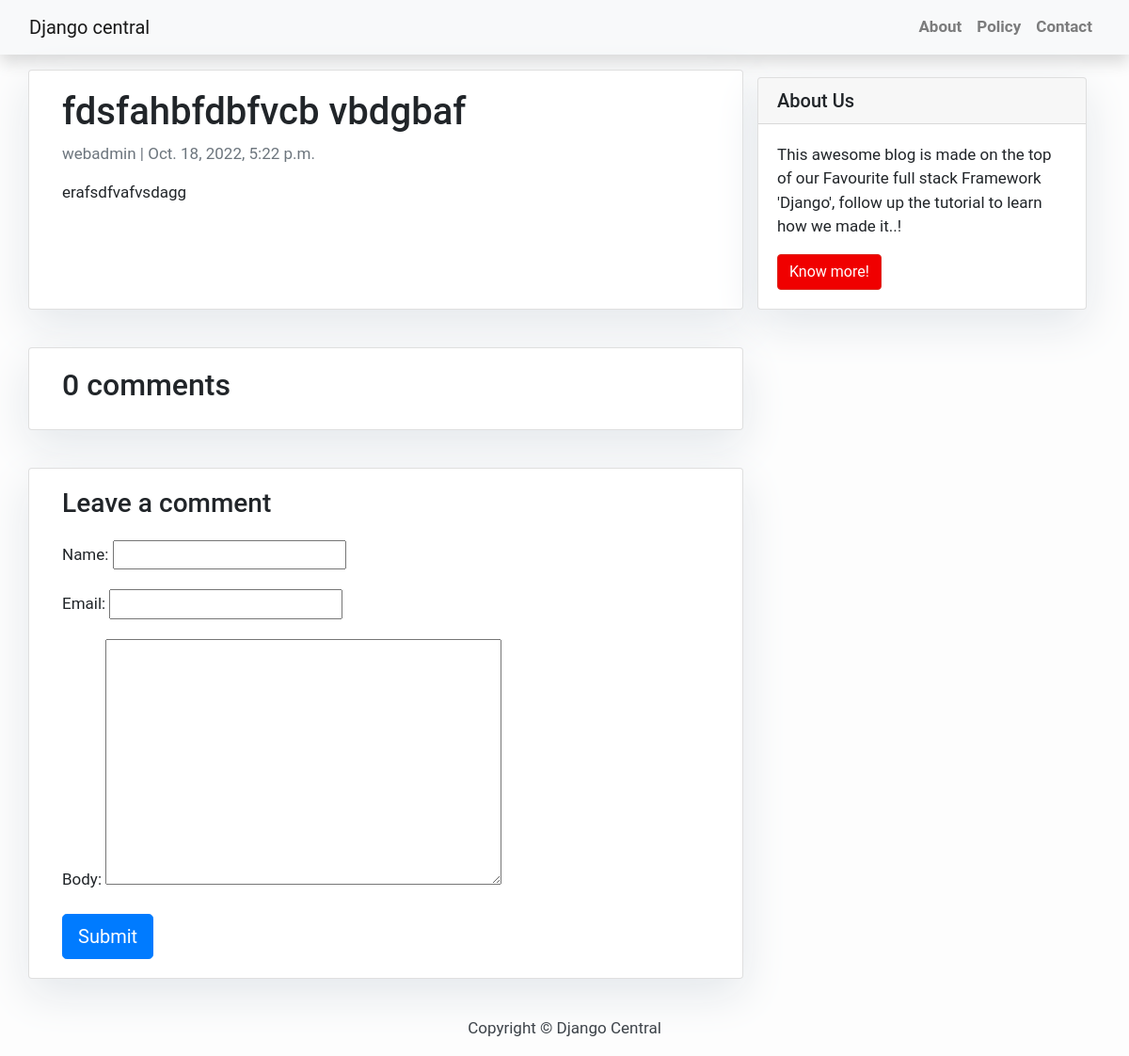
/fdsfahbfdbfvcb-vbdgbaf/, run on the app's committed database.
### blog/models.py (models this page shows, shortened)
class Post(models.Model):
    title = models.CharField(max_length=200, unique=True)
    slug = models.SlugField(max_length=200, unique=True)
    author = models.ForeignKey(User, on_delete= models.CASCADE,related_name='blog_posts')
    updated_on = models.DateTimeField(auto_now= True)
    content = models.TextField()
    created_on = models.DateTimeField(auto_now_add=True)
    status = models.IntegerField(choices=STATUS, default=0)
    class Meta:
        ordering = ['-created_on']

### blog/views.py (the view)
# urls.py: path('<slug:slug>/', views.post_detail, name='post_detail'),
def post_detail(request, slug):
    template_name = "post_detail.html"
    post = get_object_or_404(Post, slug=slug)
    comments = post.comments.filter(active=True).order_by("-created_on")
    new_comment = None
    if request.method == "POST":
        comment_form = CommentForm(data=request.POST)
        if comment_form.is_valid():
            new_comment = comment_form.save(commit=False)
            new_comment.post = post
            new_comment.save()
    else:
        comment_form = CommentForm()
    return render(
        request,
        template_name,
        {
            "post": post,
            "comments": comments,
            "new_comment": new_comment,
            "comment_form": comment_form,
        },
    )

### blog/forms.py
class CommentForm(forms.ModelForm):
    class Meta:
        model = Comment
        fields = ('name', 'email', 'body')

### templates/post_detail.html (shortened to what this page needs)
{% extends 'base.html' %} {% block content %}
<div class="container">
  <div class="row">
    <div class="col-md-8 card mb-4  mt-3 left  top">
      <div class="card-body">
        <h1>{% block title %} {{ post.title }} {% endblock title %}</h1>
        <p class=" text-muted">{{ post.author }} | {{ post.created_on }}</p>
        <p class="card-text ">{{ post.content | safe }}</p>
      </div>
    </div>
    {% block sidebar %} {% include 'sidebar.html' %} {% endblock sidebar %}
    <div class="col-md-8 card mb-4  mt-3 ">
      <div class="card-body">
        <h2>{{ comments.count }} comments</h2>
      </div>
    </div>
    <div class="col-md-8 card mb-4  mt-3 ">
      <div class="card-body">
        {% if new_comment %}
        <div class="alert alert-success" role="alert">
          Your comment is awaiting moderation
        </div>
        {% else %}
        <h3>Leave a comment</h3>
        <form method="post" style="margin-top: 1.3em;">
          {{ comment_form.as_p }}
          <button type="submit" class="btn btn-primary  btn-lg">Submit</button>
        </form>
        {% endif %}
      </div>
    </div>
  </div>
</div>
{% endblock content %}

### templates/base.html (style rules this page uses)
body { font-family: "Roboto", sans-serif; font-size: 17px; background-color: #fdfdfd; }

### templates/sidebar.html (style rules this page uses)
.card { box-shadow: 0 16px 48px #E3E7EB; }

### data on the page
Post: title "fdsfahbfdbfvcb vbdgbaf", author "webadmin", created_on "Oct. 18, 2022, 5:22 p.m.", content "erafsdfvafvsdagg"

### other printed values
{{ comments.count }} "0"
